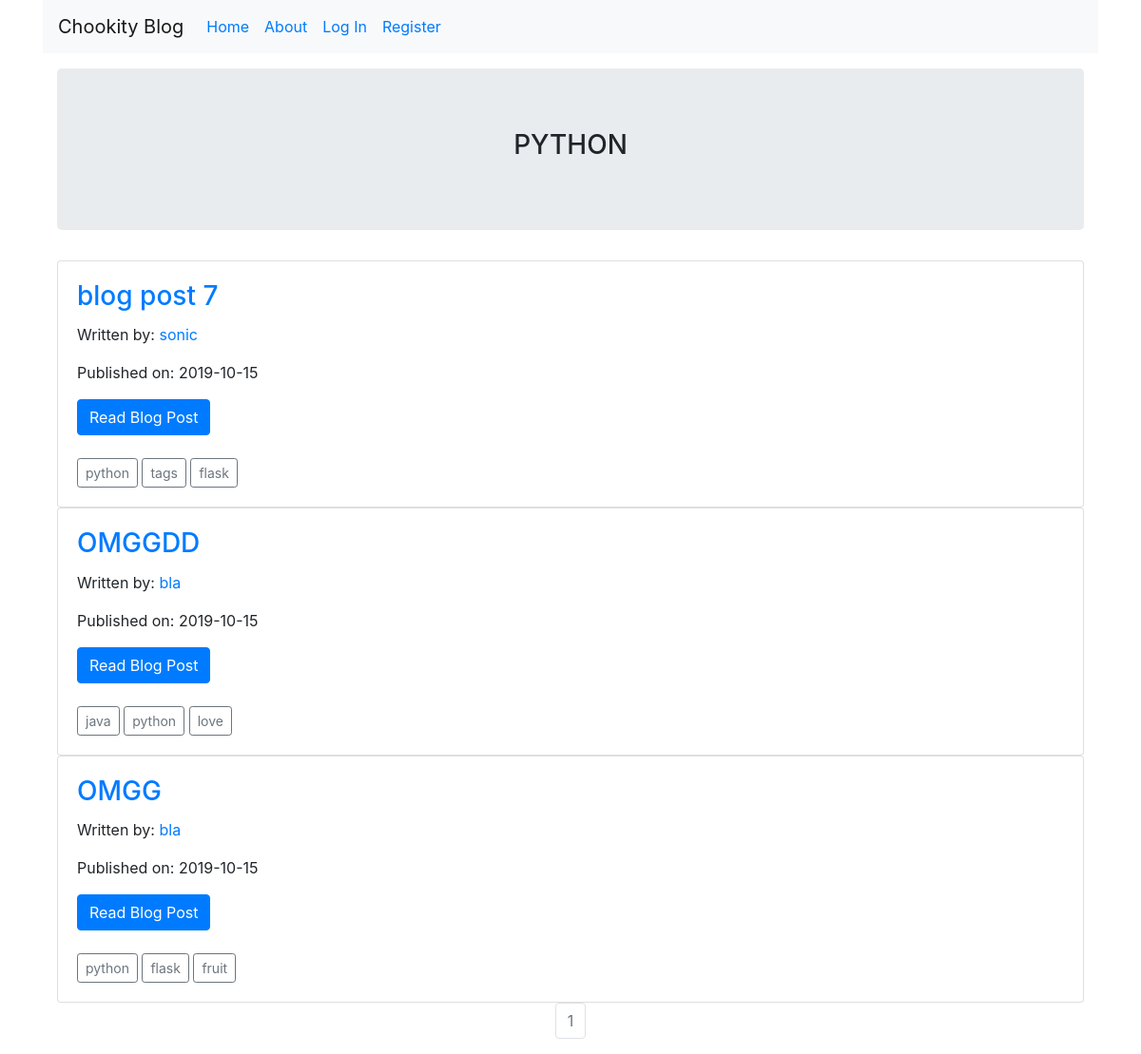
/posts/python, run on the app's committed database.
### companyblog/models.py (models this page shows, shortened)
class Tag(db.Model):
    id = db.Column(db.Integer,primary_key=True)
    tag = db.Column(db.String(64), nullable=False, unique=True)
    def __repr__(self):
        return "Tag: {}".format(self.tag)

class BlogPost(db.Model):
    __tablename__ = 'blogpost'
    users = db.relationship(User)
    id = db.Column(db.Integer,primary_key=True)
    user_id = db.Column(db.Integer, db.ForeignKey('users.id'), nullable=False)
    date = db.Column(db.DateTime, nullable=False, default=datetime.utcnow)
    title = db.Column(db.String(140),nullable=False, unique=True)
    text = db.Column(db.Text,nullable=False)
    slug = db.Column(db.String(140), nullable=False)
    tags = db.relationship(
        'Tag', secondary=post_tag,
        backref=db.backref('posts', lazy='dynamic'), lazy='dynamic'
    )

class User(db.Model, UserMixin):
    __tablename__ = 'users'
    id = db.Column(db.Integer, primary_key=True)
    profile_image = db.Column(db.String(20), nullable=False, default='default_profile.png')
    email = db.Column(db.String(64), unique=True, index=True)
    username = db.Column(db.String(64),unique=True, index=True)
    password_hash = db.Column(db.String(128))
    posts = db.relationship('BlogPost', backref='author', lazy=True)

### companyblog/blog_posts/views.py (the view)
@blog_posts.route('/posts/<tag>')
def posts_by_tag(tag):
    page = request.args.get("page", 1, type=int)
    label = Tag.query.filter_by(tag=tag).first_or_404()
    posts = label.posts.order_by(BlogPost.date.desc()).paginate(page,
                                            app.config['POSTS_PER_PAGE'], False)
    return render_template(
        'posts_by_tag.html',
        title="Blog Post Entries|{}".format(tag),
        blog_posts=posts, tag=label
    )

### companyblog/templates/posts_by_tag.html
{% extends 'base.html' %}
{% from 'macros.html' import render_post %}
{% block content %}
<div class="container">
    <div class="jumbotron">
        <div align='center'>
            <h3>{{ tag.tag.upper() }}</h3>
        </div>
    </div>
    {% for post in blog_posts.items %}
        {{ render_post(post) }}
    {% endfor %}
</div>
    <nav aria-label="Page navigation example">
        <ul class="pagination justify-content-center">
            {% for page_num in blog_posts.iter_pages(left_edge=1,right_edge=1,left_current=1,right_current=1) %}
                {% if blog_posts.page == page_num %}
                <li class='page-item disabled'>
                    <a class="page-link" href="{{ url_for('blog_posts.posts_by_tag', tag=tag, page=page_num) }}">{{ page_num}}</a>
                </li>
                {% else %}
                <li class='page-item'>
                    <a class="page-link" href="{{ url_for('blog_posts.posts_by_tag', tag=tag, page=page_num) }}">{{ page_num}}</a>
                </li>
                {% endif %}
            {% endfor %}
        </ul>
    </nav>
{% endblock %}

### companyblog/templates/macros.html (shortened to what this page needs)
{% macro render_post(post) %}
    <div class="card">
        <div class="card-body">
          <h3 class="card-title"><a href="{{url_for('blog_posts.view_post', slug=post.slug)}}">{{post.title}}</a></h3>
          <p>Written by: <a href="{{url_for('users.user_posts', username=post.author.username)}}">{{post.author.username}}</a></p>
          <p>Published on: {{post.date.strftime('%Y-%m-%d')}}</p>
          <a href="{{url_for('blog_posts.view_post', slug=post.slug)}}" class="btn btn-primary">Read Blog Post</a><br>
          <br>
          {% with tags = post.tags %}
            {% for tag in tags %}
              <a href="{{url_for('blog_posts.posts_by_tag', tag=tag.tag)}}" class="btn btn-outline-secondary btn-sm">{{ tag.tag }}</a>
            {% endfor %}
          {% endwith %}
          <br>
        </div>
    </div>
{% endmacro %}

### data on the page
Tag: tag "PYTHON", tag "python"
BlogPost: title "blog post 7", author.username "sonic", date "2019-10-15"
Tag: tag "tags"
Tag: tag "flask"
BlogPost: title "OMGGDD", author.username "bla", date "2019-10-15"
Tag: tag "java"
Tag: tag "love"
BlogPost: title "OMGG", author.username "bla", date "2019-10-15"
Tag: tag "fruit"

### other printed values
{{ page_num }} "1"
